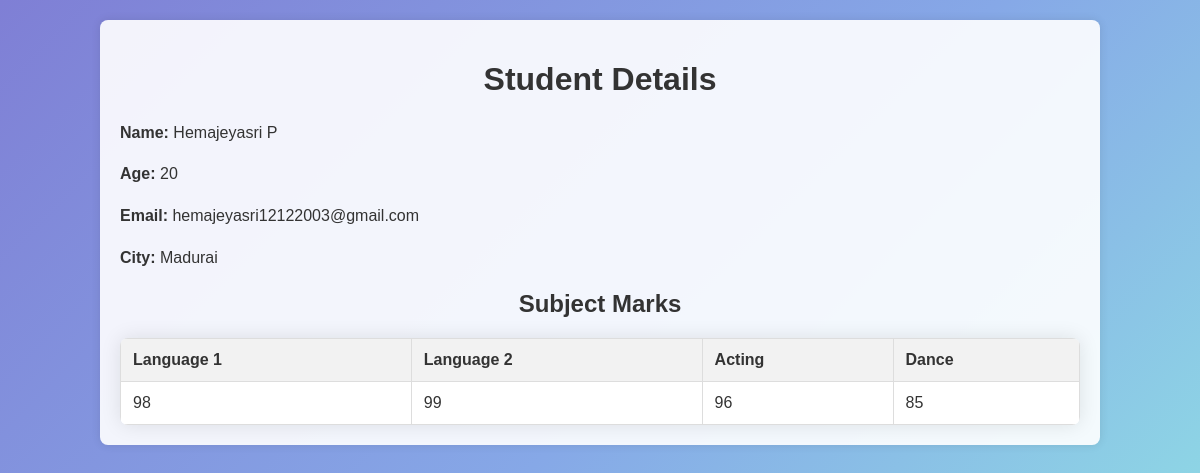
The app's page /student/3/ with its own data.
### student_app/models.py (models this page shows, shortened)
class Student(models.Model):
    name = models.CharField(max_length=100)
    age = models.IntegerField()
    email = models.EmailField()
    city = models.CharField(max_length=100)
    def __str__(self):
        return self.name

class SubjectMarks(models.Model):
    student = models.ForeignKey(Student, on_delete=models.CASCADE)
    language1 = models.IntegerField()
    language2 = models.IntegerField()
    acting = models.IntegerField()
    dance = models.IntegerField()

### student_app/views.py (the view)
# urls.py: path('student/<int:id>/', student_detail_view, name='student_detail'),
def student_detail_view(request, id):
    print(f"Student ID: {id}")
    student = get_object_or_404(Student, pk=id)
    print(f"Student: {student}")
    subject_marks = SubjectMarks.objects.filter(student=student)
    return render(request, 'student_app/student_detail.html', {'student': student, 'subject_marks': subject_marks})

### student_app/templates/student_app/student_detail.html (shortened to what this page needs)
{% load static %}
<!DOCTYPE html>
<html lang="en">
<head>
    <link rel="stylesheet" type="text/css" href="{% static 'student_app/styles.css' %}">
</head>
<body>
    <div class="container">
        <h1>Student Details</h1>
        <p><strong>Name:</strong> {{ student.name }}</p>
        <p><strong>Age:</strong> {{ student.age }}</p>
        <p><strong>Email:</strong> {{ student.email }}</p>
        <p><strong>City:</strong> {{ student.city }}</p>
        <h2>Subject Marks</h2>
        <table>
            <tr>
                <th>Language 1</th>
                <th>Language 2</th>
                <th>Acting</th>
                <th>Dance</th>
            </tr>
            {% for mark in subject_marks %}
            <tr>
                <td>{{ mark.language1 }}</td>
                <td>{{ mark.language2 }}</td>
                <td>{{ mark.acting }}</td>
                <td>{{ mark.dance }}</td>
            </tr>
            {% endfor %}
        </table>
    </div>
</body>
</html>

### student_app/static/student_app/styles.css (style rules this page uses)
body { font-family: Arial, sans-serif; background-color: #f4f4f9; margin: 0; padding: 0; }
body { background: linear-gradient(135deg, #7F7FD5, #86A8E7, #91EAE4); background-attachment: fixed; }
.container { width: 80%; margin: 20px auto; padding: 20px; border-radius: 8px; box-shadow: 0 0 10px rgba(0, 0, 0, 0.1); background: rgba(255, 255, 255, 0.9); color: #333; }
.container p { font-size: 16px; line-height: 1.6; color: #333; font-family: 'Montserrat', sans-serif; }
h1, h2 { text-align: center; color: #333; }
table { width: 100%; border-collapse: collapse; margin-top: 20px; border-radius: 8px; overflow: hidden; box-shadow: 0 0 20px rgba(0, 0, 0, 0.1); }
th, td { border: 1px solid #ddd; padding: 12px; text-align: left; }
th { background-color: #f2f2f2; color: #333; }
td { background-color: #fff; }

### records on screen
Student: name "Hemajeyasri P", age "20", email "hemajeyasri12122003@gmail.com", city "Madurai"
SubjectMarks: language1 "98", language2 "99", acting "96", dance "85"
